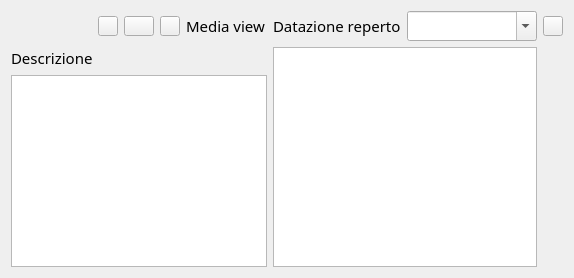
     <widget class="QWidget" name="tab">
      <attribute name="title">
       <string>Descrizione</string>
      </attribute>
      <layout class="QGridLayout" name="gridLayout_8">
       <item row="0" column="0">
        <layout class="QGridLayout" name="gridLayout_7">
         <item row="1" column="7" rowspan="2" colspan="4">
          <widget class="QListWidget" name="iconListWidget">
           <property name="minimumSize">
            <size>
             <width>264</width>
             <height>0</height>
            </size>
           </property>
           <property name="font">
            <font>
             <family>Damascus</family>
             <pointsize>11</pointsize>
             <stylestrategy>PreferAntialias</stylestrategy>
            </font>
           </property>
           <property name="cursor" stdset="0">
            <cursorShape>ArrowCursor</cursorShape>
           </property>
           <property name="mouseTracking">
            <bool>true</bool>
           </property>
           <property name="sizeAdjustPolicy">
            <enum>QAbstractScrollArea::SizeAdjustPolicy::AdjustToContents</enum>
           </property>
           <property name="resizeMode">
            <enum>QListView::Adjust</enum>
           </property>
           <property name="uniformItemSizes">
            <bool>true</bool>
           </property>
          </widget>
         </item>
         <item row="0" column="5">
          <widget class="QPushButton" name="pushButton_removetags">
           <property name="sizePolicy">
            <sizepolicy hsizetype="Expanding" vsizetype="Fixed">
             <horstretch>0</horstretch>
             <verstretch>0</verstretch>
            </sizepolicy>
           </property>
           <property name="maximumSize">
            <size>
             <width>20</width>
             <height>20</height>
            </size>
           </property>
           <property name="font">
            <font>
             <family>Damascus</family>
             <pointsize>11</pointsize>
             <stylestrategy>PreferAntialias</stylestrategy>
            </font>
           </property>
           <property name="cursor">
            <cursorShape>ArrowCursor</cursorShape>
           </property>
           <property name="mouseTracking">
            <bool>true</bool>
           </property>
           <property name="icon">
            <iconset resource="../../resources/resources.qrc">
             <normaloff>:/icons/remove_tag.png</normaloff>:/icons/remove_tag.png</iconset>
           </property>
          </widget>
         </item>
         <item row="0" column="11">
          <widget class="QPushButton" name="pushButton_search_images">
           <property name="sizePolicy">
            <sizepolicy hsizetype="Expanding" vsizetype="Fixed">
             <horstretch>0</horstretch>
             <verstretch>0</verstretch>
            </sizepolicy>
           </property>
           <property name="maximumSize">
            <size>
             <width>20</width>
             <height>20</height>
            </size>
           </property>
           <property name="toolTip">
            <string>Cerca immagini</string>
           </property>
           <property name="text">
            <string/>
           </property>
           <property name="icon">
            <iconset resource="../../resources/resources.qrc">
             <normaloff>:/icons/search.png</normaloff>:/icons/search.png</iconset>
           </property>
          </widget>
         </item>
         <item row="0" column="7">
          <widget class="QLabel" name="label_41">
           <property name="font">
            <font>
             <family>Damascus</family>
             <pointsize>11</pointsize>
             <stylestrategy>PreferAntialias</stylestrategy>
            </font>
           </property>
           <property name="cursor">
            <cursorShape>ArrowCursor</cursorShape>
           </property>
           <property name="mouseTracking">
            <bool>true</bool>
           </property>
           <property name="text">
            <string>Datazione reperto</string>
           </property>
          </widget>
         </item>
         <item row="2" column="2" colspan="5">
          <widget class="QTextEdit" name="textEdit_descrizione_reperto">
           <property name="font">
            <font>
             <family>Damascus</family>
             <pointsize>11</pointsize>
             <stylestrategy>PreferAntialias</stylestrategy>
            </font>
           </property>
           <property name="cursor" stdset="0">
            <cursorShape>ArrowCursor</cursorShape>
           </property>
           <property name="mouseTracking">
            <bool>true</bool>
           </property>
          </widget>
         </item>
         <item row="0" column="4">
          <widget class="QPushButton" name="pushButton_sketchgpt">
           <property name="maximumSize">
            <size>
             <width>30</width>
             <height>20</height>
            </size>
           </property>
           <property name="font">
            <font>
             <family>Damascus</family>
             <pointsize>11</pointsize>
             <stylestrategy>PreferAntialias</stylestrategy>
            </font>
           </property>
           <property name="cursor">
            <cursorShape>ArrowCursor</cursorShape>
           </property>
           <property name="mouseTracking">
            <bool>true</bool>
           </property>
           <property name="text">
            <string/>
           </property>
          </widget>
         </item>
         <item row="0" column="8" colspan="3">
          <widget class="QComboBox" name="comboBox_datazione">
           <property name="font">
            <font>
             <family>Damascus</family>
             <pointsize>11</pointsize>
             <stylestrategy>PreferAntialias</stylestrategy>
            </font>
           </property>
           <property name="cursor">
            <cursorShape>ArrowCursor</cursorShape>
           </property>
           <property name="mouseTracking">
            <bool>true</bool>
           </property>
           <property name="editable">
            <bool>true</bool>
           </property>
          </widget>
         </item>
         <item row="0" column="6">
          <widget class="QLabel" name="label_34">
           <property name="font">
            <font>
             <family>Damascus</family>
             <pointsize>11</pointsize>
             <stylestrategy>PreferAntialias</stylestrategy>
            </font>
           </property>
           <property name="cursor">
            <cursorShape>ArrowCursor</cursorShape>
           </property>
           <property name="mouseTracking">
            <bool>true</bool>
           </property>
           <property name="text">
            <string>Media view</string>
           </property>
          </widget>
         </item>
         <item row="0" column="3">
          <widget class="QPushButton" name="pushButton_all_images">
           <property name="sizePolicy">
            <sizepolicy hsizetype="Expanding" vsizetype="Fixed">
             <horstretch>0</horstretch>
             <verstretch>0</verstretch>
            </sizepolicy>
           </property>
           <property name="maximumSize">
            <size>
             <width>20</width>
             <height>20</height>
            </size>
           </property>
           <property name="font">
            <font>
             <family>Damascus</family>
             <pointsize>11</pointsize>
             <stylestrategy>PreferAntialias</stylestrategy>
            </font>
           </property>
           <property name="cursor">
            <cursorShape>ArrowCursor</cursorShape>
           </property>
           <property name="mouseTracking">
            <bool>true</bool>
           </property>
           <property name="icon">
            <iconset resource="../../resources/resources.qrc">
             <normaloff>:/icons/photo2.png</normaloff>:/icons/photo2.png</iconset>
           </property>
          </widget>
         </item>
         <item row="1" column="2" colspan="5">
          <widget class="QLabel" name="label_6">
           <property name="font">
            <font>
             <family>Damascus</family>
             <pointsize>11</pointsize>
             <stylestrategy>PreferAntialias</stylestrategy>
            </font>
           </property>
           <property name="cursor">
            <cursorShape>ArrowCursor</cursorShape>
           </property>
           <property name="mouseTracking">
            <bool>true</bool>
           </property>
           <property name="text">
            <string>Descrizione </string>
           </property>
          </widget>
         </item>
        </layout>
       </item>
      </layout>
     </widget>
